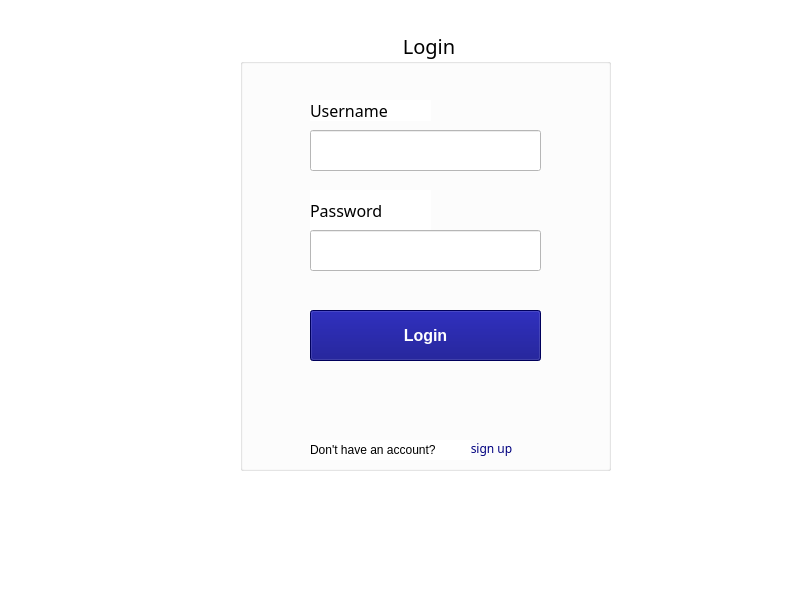
<?xml version="1.0" encoding="UTF-8"?>
<ui version="4.0">
 <class>login</class>
 <widget class="QMainWindow" name="login">
  <property name="geometry">
   <rect>
    <x>0</x>
    <y>0</y>
    <width>800</width>
    <height>600</height>
   </rect>
  </property>
  <property name="windowTitle">
   <string>welcome</string>
  </property>
  <property name="styleSheet">
   <string notr="true">background-color:rgb(255, 255, 255)</string>
  </property>
  <widget class="QWidget" name="centralwidget">
   <widget class="QGroupBox" name="groupBox">
    <property name="geometry">
     <rect>
      <x>240</x>
      <y>30</y>
      <width>371</width>
      <height>441</height>
     </rect>
    </property>
    <property name="sizePolicy">
     <sizepolicy hsizetype="Fixed" vsizetype="Fixed">
      <horstretch>0</horstretch>
      <verstretch>0</verstretch>
     </sizepolicy>
    </property>
    <property name="font">
     <font>
      <family>Arial Black</family>
      <pointsize>15</pointsize>
     </font>
    </property>
    <property name="styleSheet">
     <string notr="true">color:rgb(0, 0, 0);
background-color:rgb(255, 255, 255)</string>
    </property>
    <property name="title">
     <string>Login</string>
    </property>
    <property name="alignment">
     <set>Qt::AlignCenter</set>
    </property>
    <widget class="QLabel" name="label">
     <property name="geometry">
      <rect>
       <x>70</x>
       <y>70</y>
       <width>121</width>
       <height>21</height>
      </rect>
     </property>
     <property name="font">
      <font>
       <family>Arial Black</family>
       <pointsize>12</pointsize>
      </font>
     </property>
     <property name="text">
      <string>Username</string>
     </property>
    </widget>
    <widget class="QLabel" name="label_2">
     <property name="geometry">
      <rect>
       <x>70</x>
       <y>160</y>
       <width>121</width>
       <height>41</height>
      </rect>
     </property>
     <property name="font">
      <font>
       <family>Arial Black</family>
       <pointsize>12</pointsize>
      </font>
     </property>
     <property name="text">
      <string>Password</string>
     </property>
    </widget>
    <widget class="QLineEdit" name="lineEdit_username">
     <property name="geometry">
      <rect>
       <x>70</x>
       <y>100</y>
       <width>231</width>
       <height>41</height>
      </rect>
     </property>
    </widget>
    <widget class="QLineEdit" name="lineEdit_password">
     <property name="geometry">
      <rect>
       <x>70</x>
       <y>200</y>
       <width>231</width>
       <height>41</height>
      </rect>
     </property>
    </widget>
    <widget class="QPushButton" name="pushButton">
     <property name="geometry">
      <rect>
       <x>70</x>
       <y>280</y>
       <width>231</width>
       <height>51</height>
      </rect>
     </property>
     <property name="font">
      <font>
       <family>Arial</family>
       <pointsize>12</pointsize>
       <bold>true</bold>
      </font>
     </property>
     <property name="cursor">
      <cursorShape>PointingHandCursor</cursorShape>
     </property>
     <property name="styleSheet">
      <string notr="true">background-color:rgb(0, 0, 127);
color:rgb(255, 255, 255)</string>
     </property>
     <property name="text">
      <string>Login</string>
     </property>
    </widget>
    <widget class="QLabel" name="label_3">
     <property name="geometry">
      <rect>
       <x>70</x>
       <y>410</y>
       <width>161</width>
       <height>20</height>
      </rect>
     </property>
     <property name="font">
      <font>
       <family>Arial</family>
       <pointsize>9</pointsize>
      </font>
     </property>
     <property name="text">
      <string>Don't have an account?</string>
     </property>
    </widget>
    <widget class="QPushButton" name="pushButton_2">
     <property name="geometry">
      <rect>
       <x>210</x>
       <y>408</y>
       <width>83</width>
       <height>21</height>
      </rect>
     </property>
     <property name="font">
      <font>
       <family>Arial Black</family>
       <pointsize>9</pointsize>
      </font>
     </property>
     <property name="cursor">
      <cursorShape>PointingHandCursor</cursorShape>
     </property>
     <property name="styleSheet">
      <string notr="true">color:rgb(0, 0, 127)</string>
     </property>
     <property name="text">
      <string>sign up</string>
     </property>
     <property name="flat">
      <bool>true</bool>
     </property>
    </widget>
   </widget>
  </widget>
  <widget class="QMenuBar" name="menubar">
   <property name="geometry">
    <rect>
     <x>0</x>
     <y>0</y>
     <width>800</width>
     <height>25</height>
    </rect>
   </property>
  </widget>
  <widget class="QStatusBar" name="statusbar"/>
 </widget>
 <resources/>
 <connections/>
</ui>
